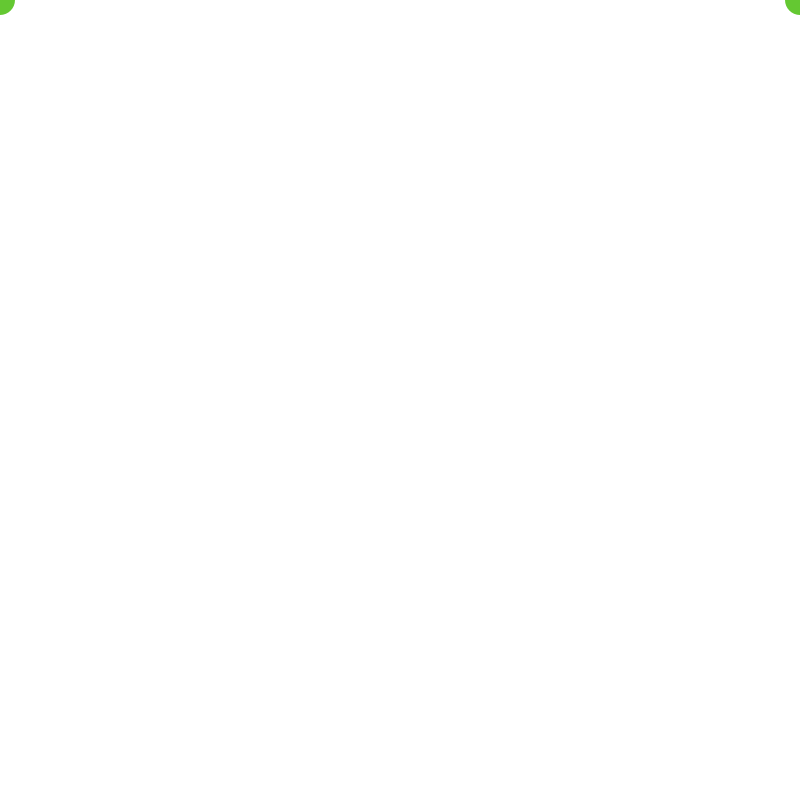
Frame 1 (no input)
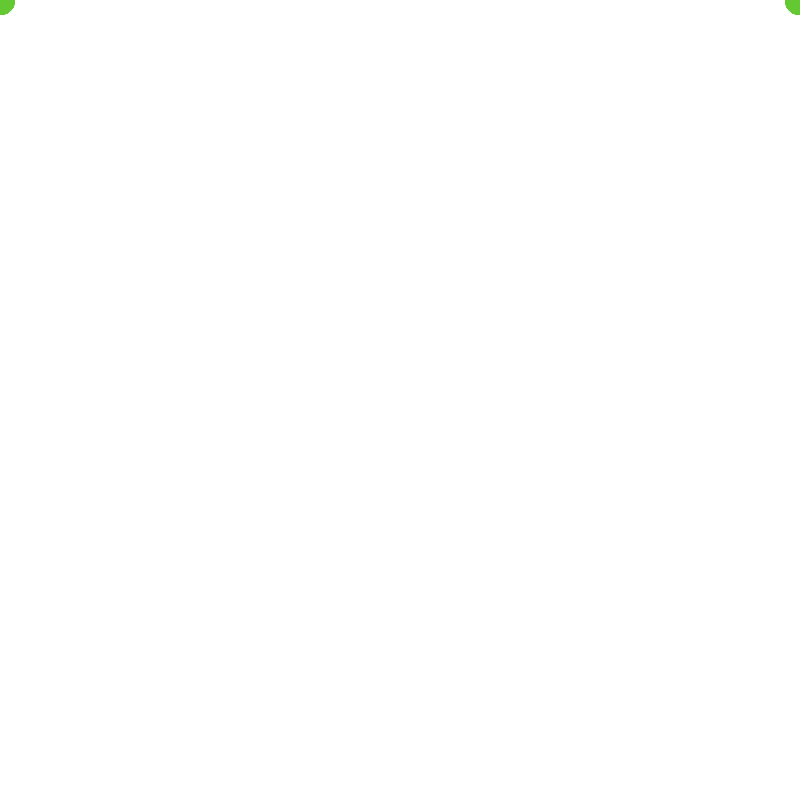
Frame 60 (the mouse pressed at the canvas centre just before this capture)
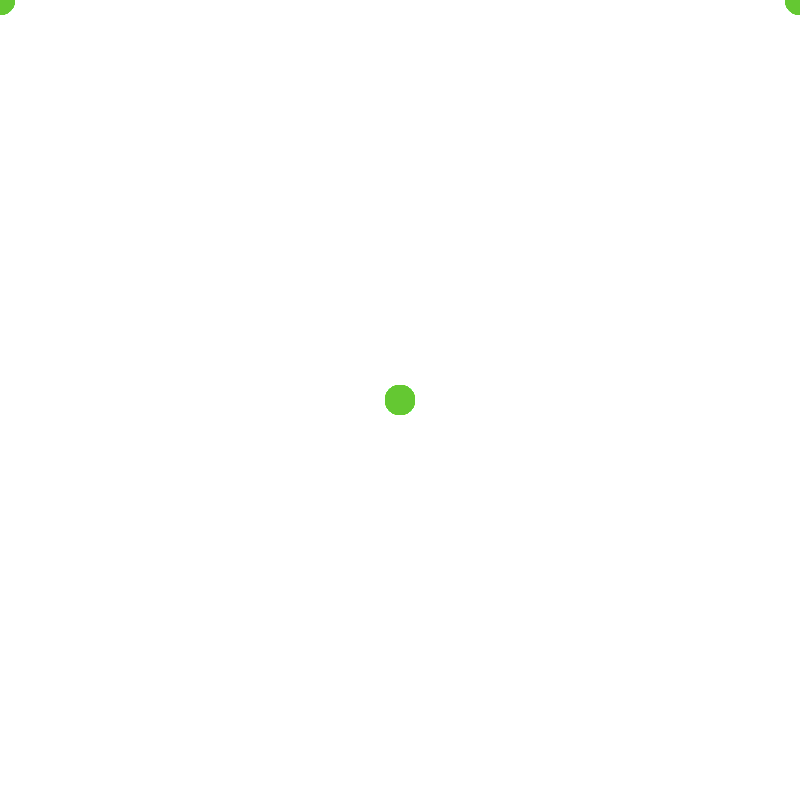
Frame 120 (the mouse held since frame 60 and released just before this capture)

The Processing sketch that drew these frames (run headless with seeded random() and noise(); from frame 60 on, the mouse is pressed at the canvas centre):

// Processing sketch: processing_30716
// ── processing_30716.pde

float tamanho;

void setup() {
  size(800,800);
  smooth();
  background(255,255,255);
  tamanho=0;

}

void draw() {
 // background(255,255,255);
 
 noStroke();
 fill(100,200,50);

 ellipse  (width-mouseY,mouseX,30,30);
  ellipse(mouseY,mouseX,30,30);
  

}

void mouseClicked() {
  background(255);
 // save("imagem.png");
 // endRecord();
  //exit();
}
